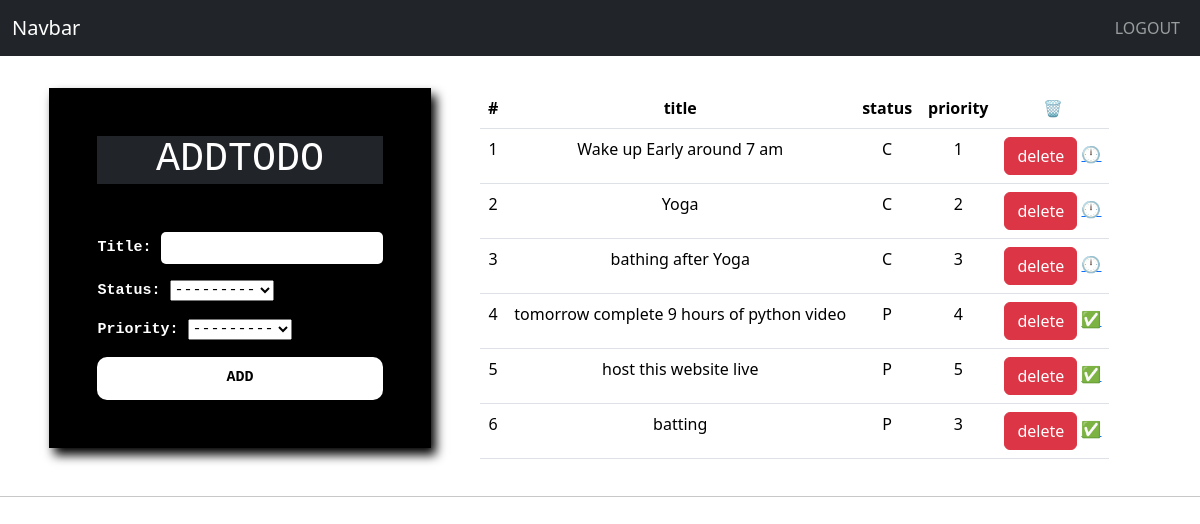
Page / (signed in) on the committed database.
### base/models.py (models this page shows, shortened)
class TODO(models.Model):
    choicesStatus = [
        ("C","COMPLETED"),
        ("P","PENDING"),
    ]
    priority = [
        ("1","one"),
        ("2","two"),
        ("3","three"),
        ("4","four"),
        ("5","five"),
        ("6","six"),
        ("7","seven"),
        ("8","eight"),
        ("9","nine"),
        ("10","ten")
    ]
    title= models.CharField(max_length=60)
    status = models.CharField(max_length=2,choices=choicesStatus)
    user = models.ForeignKey(User,on_delete=models.CASCADE)
    data = models.DateTimeField(auto_now_add=True)
    priority = models.CharField(max_length=2,choices=priority)

### base/views.py (the view)
# urls.py: path("",home,name="home"),
@login_required(login_url='login')
def home(request):
     if request.user.is_authenticated:
        user= request.user
        form = todoForm()
        todos= TODO.objects.filter(user=user)
        return render(request,"index.html",{"form":form,"todos":todos})

### base/form.py
class todoForm(ModelForm):
    class Meta:
        model = TODO
        fields = ["title","status","priority"]

### Templates/index.html (shortened to what this page needs)
{% extends "base.html" %}
{% block content %}
<div class="index_main">
    <div class="index-form">
        <form method="post" action="/add-form/">
            <h1 class="text-bg-dark mb-5">ADDTODO</h1>
            {{form.as_p}}
            <button>ADD</button>
        </form>
    </div>
    <div class="todo_flex">
        <table class="table">
           <thead>
            <tr>
                <th>#</th>
                <th>title</th>
                <th>status</th>
                <th>priority</th>
                <th>🗑️</th>
            </tr>
           </thead>
           <tbody>
            {% for todo_item in todos %}
            <tr >
                <td >{{forloop.counter}}</td>
                <td >{{todo_item.title}}</td>
                <td>{{todo_item.status}}</td>
                <td>{{todo_item.priority}}</td>
                <td>
                <a href="delet-todo/{{todo_item.id}}" title="delete" class="btn btn-danger">delete</a>
                    {% if todo_item.status == "C" %}
                        <a href="change-status/{{todo_item.id}}/P">🕛</a>
                    {% else %}
                        <a href="change-status/{{todo_item.id}}/C">✅</a>
                    {% endif %}
            </td>
            </tr>
    {% endfor %}
           </tbody>
        </table>
    </div>
</div>
{% endblock %}

### Templates/base.html (shortened to what this page needs)
{% load static %}
<!doctype html>
<html lang="en">
  <head>
    <link href="https://cdn.jsdelivr.net/npm/bootstrap@5.3.3/dist/css/bootstrap.min.css" rel="stylesheet">
<link rel="stylesheet" href="{% static "sign.css" %}">
</head>
  <body>
    <div>
      <nav class="navbar navbar-expand-lg bg-dark navbar-dark">
        <div class="container-fluid">
          <a class="navbar-brand" href="/">Navbar</a>
          <div class="collapse navbar-collapse" id="navbarNavDropdown">
            <ul class="navbar-nav ms-auto ">
              {% if request.user.is_authenticated %}
              <li class="nav-item">
                <a class="nav-link" href="/logout">LOGOUT</a>
              </li>
              {% endif %}
            </ul>
          </div>
        </div>
      </nav>
    </div>
    {% block content %}
    {% endblock %}
    <hr>
  </body>
</html>

### static/sign.css (style rules this page uses)
.index_main { display: flex; }
.index-form { display: flex; align-items: center; justify-content: center; margin: 2rem 0; width: 40%; }
.todo_flex { margin-top: 2rem; }
.table thead tr th { padding: 0.5rem; text-align: center; }
.table tbody tr td { padding: 0.5rem; text-align: center; }
form { padding: 3rem; box-shadow: 5px 7px 10px black; font-size: 15px; font-weight: 800; color: white; background: black; flex-direction: column; font-family: 'Courier New', Courier, monospace; display: flex; justify-content: center; }
form h1 { text-align: center; }
form input { outline: none; border: none; padding: 0.3rem 1rem; border-radius: 5px; font-size: 15px; }
form button { padding: 10px 20px; background-color: white; color: black; border: none; cursor: pointer; border-radius: 10px; font-weight: 700; }

### rows in the picture
TODO: title "Wake up Early around 7 am", status "C", priority "1"
TODO: title "Yoga", status "C", priority "2"
TODO: title "bathing after Yoga", status "C", priority "3"
TODO: title "tomorrow complete 9 hours of python video", status "P", priority "4"
TODO: title "host this website live", status "P", priority "5"
TODO: title "batting", status "P", priority "3"
